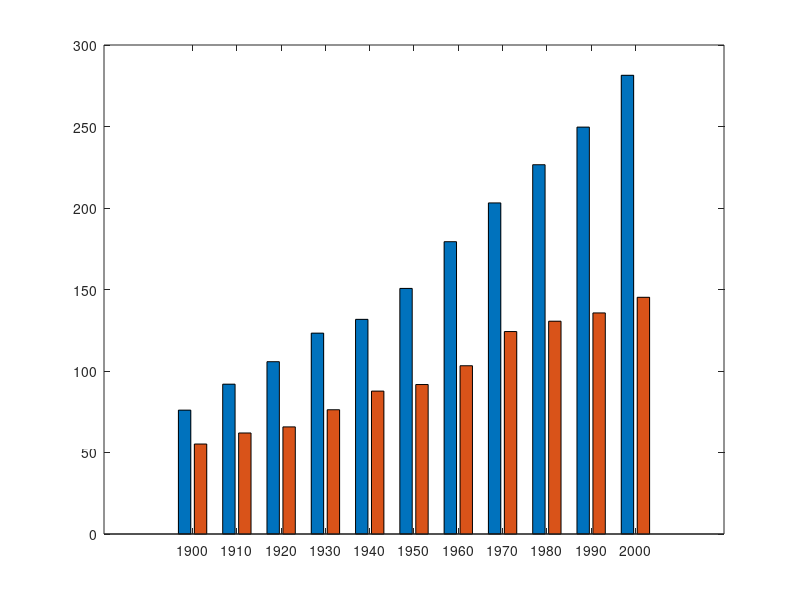

The MATLAB source for this figure: (Note: this script raises an error after producing the figure.)

%bins 
x = 1900:10:2000;

%data 
y1 = [75.99,91.92,105.71,...
       123.23,131.69,...
       150.67,179.33,203.12,...
       226.55,249.63,281.42];
%data 
y2 = [55.2,61.972,65.71,...
       76.23,87.669,...
       91.7,103.23,124.21,...
       130.55,135.63,145.22];

%create MATLAB bar chart 
fig = figure('Color','w'); 
bar(x, [y1' y2'],'grouped');
ax = get(gca); 
cat = ax.Children; 

%set the first bar chart style
set(cat(2),'FaceColor',[145 25 206]/255,'BarWidth',2); 

%set the second bar chart style
set(cat(1),'FaceColor',[45 125 206]/255,'BarWidth',2); 

%set the axes style
set(gca,'box','off');

% PLOTLY 
p = plotlyfigure(gcf);
plotly(p,false);
plotly_url = p.Response.url; 

